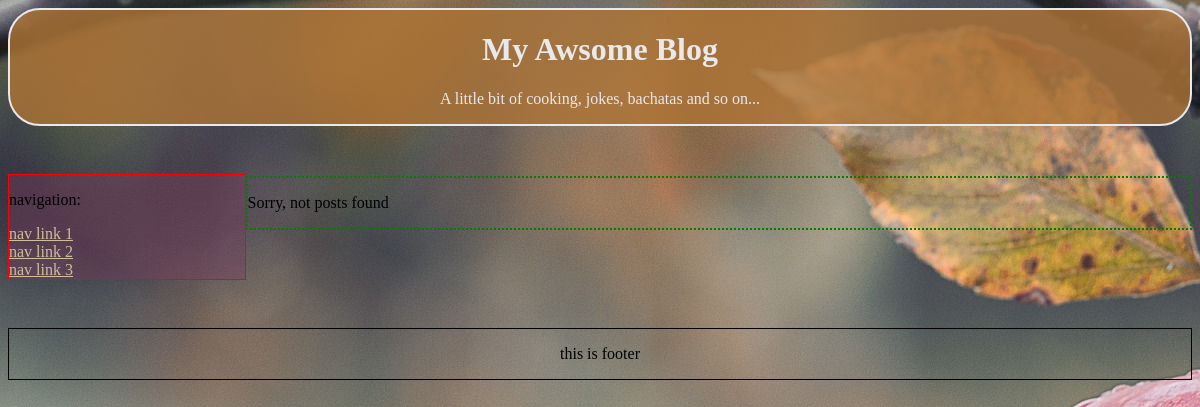
Before: /blog/post_8/ with the older database file.
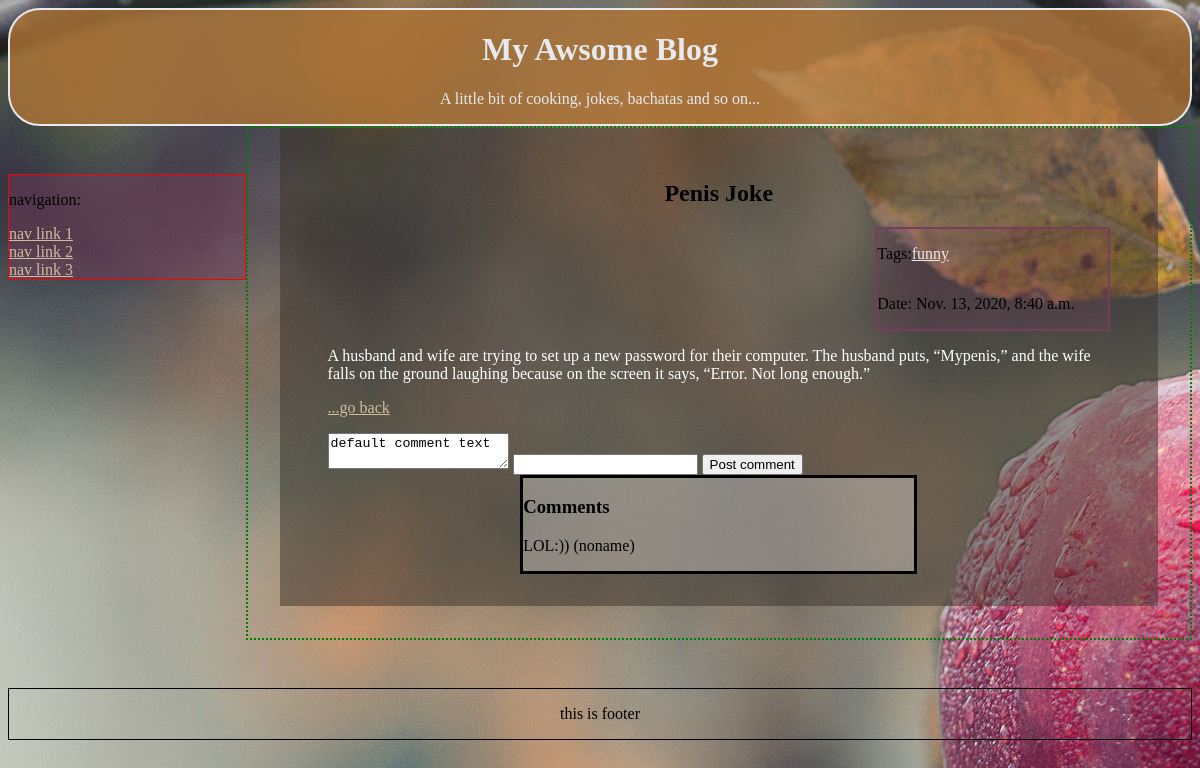
After: the same page with the newer database file.
### blog/models.py (models this page shows, shortened)
class Post(models.Model):
    headline = models.CharField(max_length=100, null=False)
    text = models.CharField(max_length=1000, null=False)
    date = models.DateTimeField(null=False)
    tags = models.ManyToManyField(Tag)

class Tag(models.Model):
    name = models.CharField(max_length=20,
                            null=False)

class Comment(models.Model):
    text = models.CharField(max_length=500)
    author = models.CharField(max_length=40, default='anonymous')
    date = models.DateTimeField(default=timezone.now)
    post = models.ForeignKey(Post,
                             on_delete=models.CASCADE,
                             related_name='comments',
                             related_query_name='comment',)

### blog/views.py (the view)
# urls.py: path('post_<int:post_id>/', views.post_details, name='post_details'),
def post_details(request, post_id):
    try:
        post_in_list = Post.objects.filter(pk=post_id)
    except Post.DoesNotExist:
        raise Http404("Page doesn't exists")
    context = {'posts': post_in_list,
               'all_comments': True,
               'specific': True}
    return render(request, 'blog/index.html', context)

### blog/templates/blog/index.html (shortened to what this page needs)
<!DOCTYPE html>
<html>
<head>
    {% load static %}
    <link rel="stylesheet" type="text/css" href="{% static 'blog/css/main.css' %}">
    <link rel="stylesheet" type="text/css" href="{% static 'blog/css/paginator.css' %}">
    <link rel="stylesheet" type="text/css" href="{% static 'blog/css/feed.css' %}">
</head>
<body>
<header>
    <h1><a href="{% url 'blog:homepage' %}">My Awsome Blog</a></h1>
    <p>A little bit of cooking, jokes, bachatas and so on...</p>
</header>
<div id="nav_main">
    <nav>
        <p>navigation:</p>
        <a class="link" href="#">nav link 1</a>
        <a class="link" href="#">nav link 2</a>
        <a class="link" href="#">nav link 3</a>
    </nav>
    <main>
        {% if search_tag %}
            <h2 id="search-result">Search result: tag <strong>"{{ search_tag.name }}"</strong></h2>
            {% include 'blog/_blog-feed.html' %}
        {% else %}
            {% include 'blog/_blog-feed.html' %}
        {% endif %}
    </main>
</div>
<footer>
	<p>this is footer</p>
</footer>
</body>
</html>

### blog/templates/blog/_blog-feed.html (shortened to what this page needs)
{% for post in posts %}
    <div class="post">
        <div class="post-header">
            {% if specific %}
                <h2>{{ post.headline }}</h2>
            {% else %}
                <h2><a class="link" href="{% url 'blog:post_details' post.id %}">{{ post.headline }}</a></h2>
            {% endif %}
            <div class="post-meta-info">
                <div class="post-tags">
                    <p>Tags:</p>
                    {% for tag in post.tags.all %}
                        <a class="tag link" href="{% url 'blog:tag_filter' tag.name %}">{{ tag.name }}</a>
                    {% endfor %}
                </div>
                <div class="post-date">
                    <p>Date: {{ post.date }}</p>
                </div>
            </div>
        </div>
        <div class="post-content">
            <p>{{ post.text }}</p>
            {% if specific %}
                <p><a class='link' href="{{ request.META.HTTP_REFERER }}">...go back</a></p>
            {% else %}
                <p><a class='link' href="{% url 'blog:post_details' post.id %}">read more or add comment...</a></p>
            {% endif %}
        </div>
        {% if specific %}
        <form class="comment-form" action="add_comment/" method="post">
            <label for="new_comment">
                <textarea id="new_comment" name="new_comment">default comment text</textarea>
            </label>
            <label for="comment_submitter">
                <input type="text" id="comment_submitter" name="author">
            </label>
            <input type="submit" value="Post comment">
        </form>
        {% endif %}
        <div class="post-comments">
            {% include 'blog/_post-comments.html' %}
        </div>
    </div>
{% empty %}
    <p>Sorry, not posts found</p>
{% endfor %}

### blog/templates/blog/_post-comments.html (shortened to what this page needs)
{% if all_comments %}
    <h3>Comments</h3>
    {% if post.comments.count %}
        {% for comment in post.comments.all %}
            <p>{{ comment.text }} ({{ comment.author }})</p>
        {% endfor %}
    {% else %}
        <p>No comments here...</p>
    {% endif %}
{% endif %}

### blog/static/blog/css/main.css (style rules this page uses)
body { background-image: url("../images/apple.jpg"); }
header { border: 2px solid; border-radius: 2em; text-align: center; background-color: rgba(174, 116, 53, .8); color: rgba(231, 233, 236, 1); }
.link:link { color: rgba(209, 188, 157, 1); }
header a:link { text-decoration: none; color: rgba(231, 233, 236, 1); }
div#nav_main { display: flex; align-items: center; }
nav { flex-basis: 20%; align-self: flex-start; margin-top: 3em; display: flex; flex-direction: column; border: 1px solid red; background-color: rgba(123, 59, 91, .4); }
main { flex-basis: 80%; border: 2px dotted green; }
footer { text-align: center; margin: 3em auto 3em auto; border: 1px solid black; }

### blog/static/blog/css/feed.css (style rules this page uses)
.post { background-color: silver; padding: 2em 3em 2em 3em; margin: 0 2em 2em 2em; background-color: rgba(59, 50, 43, .5); }
.post-header h2 { text-align: center; }
.post-meta-info { margin-left: 70%; background-color: rgba(123, 59, 91, .2); border: 2px solid rgba(123, 59, 91, 1); }
.post-tags { display: inline-flex; align-items: center; }
.tag:link { color: rgba(231, 233, 236, 1); }
.post-content { color: white; }
.post-comments { border: solid; width: 50%; margin: auto; background-color: rgba(255, 255, 255, .3); }

Changed rows visible on the page:
added Post: headline "Penis Joke", date "Nov. 13, 2020, 8:40 a.m.", text "A husband and wife are trying to set up a new password for their computer. The husband puts, “Mypenis,” and the wife falls on the ground laughing because on the screen it says, “Error. Not long enough.”"
added Tag: name "funny"
added Comment: text "LOL:))", author "noname"
Other visible differences:
text no longer shown: "Sorry, not posts found"
